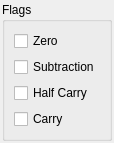
<?xml version="1.0" encoding="UTF-8"?>
<ui version="4.0">
 <class>CpuFlagsWidget</class>
 <widget class="QWidget" name="CpuFlagsWidget">
  <property name="geometry">
   <rect>
    <x>0</x>
    <y>0</y>
    <width>102</width>
    <height>123</height>
   </rect>
  </property>
  <property name="windowTitle">
   <string>Form</string>
  </property>
  <layout class="QVBoxLayout" name="verticalLayout">
   <property name="spacing">
    <number>6</number>
   </property>
   <property name="leftMargin">
    <number>2</number>
   </property>
   <property name="topMargin">
    <number>2</number>
   </property>
   <property name="rightMargin">
    <number>2</number>
   </property>
   <property name="bottomMargin">
    <number>2</number>
   </property>
   <item>
    <widget class="QGroupBox" name="groupBox">
     <property name="sizePolicy">
      <sizepolicy hsizetype="Fixed" vsizetype="Fixed">
       <horstretch>0</horstretch>
       <verstretch>0</verstretch>
      </sizepolicy>
     </property>
     <property name="title">
      <string>Flags</string>
     </property>
     <property name="flat">
      <bool>true</bool>
     </property>
     <layout class="QVBoxLayout" name="verticalLayout_2">
      <item>
       <widget class="QCheckBox" name="zero_checkBox">
        <property name="layoutDirection">
         <enum>Qt::LeftToRight</enum>
        </property>
        <property name="text">
         <string>Zero</string>
        </property>
       </widget>
      </item>
      <item>
       <widget class="QCheckBox" name="subtraction_checkBox">
        <property name="text">
         <string>Subtraction</string>
        </property>
       </widget>
      </item>
      <item>
       <widget class="QCheckBox" name="half_carry_checkBox">
        <property name="text">
         <string>Half Carry</string>
        </property>
       </widget>
      </item>
      <item>
       <widget class="QCheckBox" name="carry_checkBox">
        <property name="text">
         <string>Carry</string>
        </property>
       </widget>
      </item>
     </layout>
    </widget>
   </item>
  </layout>
 </widget>
 <resources/>
 <connections/>
</ui>
